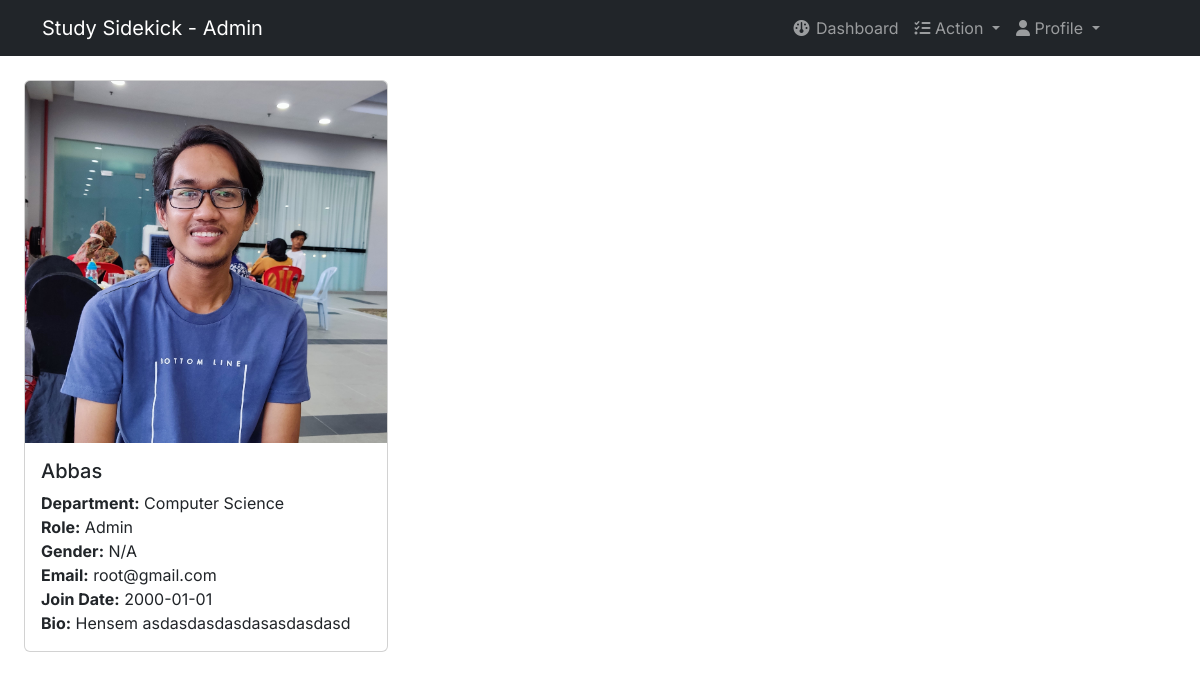
/dashboard/viewprofile.php?name=root (signed in), run on the app's committed database.
### tables this page shows
CREATE TABLE IF NOT EXISTS `users` (
  `id` int NOT NULL AUTO_INCREMENT,
  `username` varchar(225) NOT NULL,
  `name` varchar(225) NOT NULL,
  `about` varchar(300) NOT NULL DEFAULT 'N/A',
  `role` varchar(225) NOT NULL,
  `email` varchar(225) NOT NULL,
  `token` varchar(225) NOT NULL,
  `gender` varchar(225) NOT NULL,
  `password` varchar(225) NOT NULL,
  `course` varchar(225) NOT NULL,
  `image` varchar(225) NOT NULL DEFAULT 'profile.jpg',
  `joindate` varchar(225) NOT NULL,
  PRIMARY KEY (`id`)
);

### dashboard/viewprofile.php (the view, shortened to what this page needs)
<?php
include('includes/adminheader.php');
?>
<div id="wrapper">
    <?php include 'includes/adminnav.php'; ?>
    <div id="page-wrapper">
        <div class="container-fluid">
            <div class="row">
                <div class="col-lg-8">
                    <?php
                    if (isset($_GET['name'])) {
                        $user = mysqli_real_escape_string($conn, $_GET['name']);
                        $query = "SELECT * FROM users WHERE username= '$user' ";
                        $run_query = mysqli_query($conn, $query) or die(mysqli_error($conn));
                        if (mysqli_num_rows($run_query) > 0) {
                            while ($row = mysqli_fetch_array($run_query)) {
                                $name = $row['name'];
                                $email = $row['email'];
                                $course = $row['course'];
                                $role = $row['role'];
                                $bio = $row['about'];
                                $image = $row['image'];
                                $joindate = $row['joindate'];
                                $gender = $row['gender'];
                            }
                        }
                    ?>
                        <div class="container mt-4">
                            <div class="row">
                                <div class="col-md-6">
                                    <div class="card">
                                        <img src="profilepics/<?php echo $image; ?>" alt="<?php echo $name; ?>" class="card-img-top img-fluid" />
                                        <div class="card-body">
                                            <h5 class="card-title"><?php echo $name; ?></h5>
                                            <p class="card-text">
                                                <strong>Department:</strong>
                                                <span class="capitalize">
                                                    <?php echo $course; ?>
                                                </span>
                                                <br />
                                                <strong>Role:</strong>
                                                <span class="capitalize">
                                                    <?php echo $role; ?>
                                                </span>
                                                <br />
                                                <strong>Gender:</strong> <?php echo $gender; ?><br />
                                                <strong>Email:</strong> <?php echo $email; ?><br />
                                                <strong>Join Date:</strong> <?php echo $joindate; ?><br />
                                                <strong>Bio:</strong> <?php echo $bio; ?>
                                            </p>
                                        </div>
                                    </div>
                                </div>
                            </div>
                        </div>
                    <?php
                    } else {
                        header("location:index.php");
                    }
                    ?>
                </div>
            </div>
        </div>
    </div>
</div>
</body>
</html>

### dashboard/includes/adminheader.php (style rules this page uses)
* { font-family: 'Inter', sans-serif; }

### dashboard/viewprofile.php (style rules this page uses)
.capitalize { text-transform: capitalize; }

### data on the page
users: image (picture), name "Abbas", course "Computer Science", role "Admin", gender "N/A", email "root@gmail.com", joindate "2000-01-01", about "Hensem asdasdasdasdasasdasdasd"
